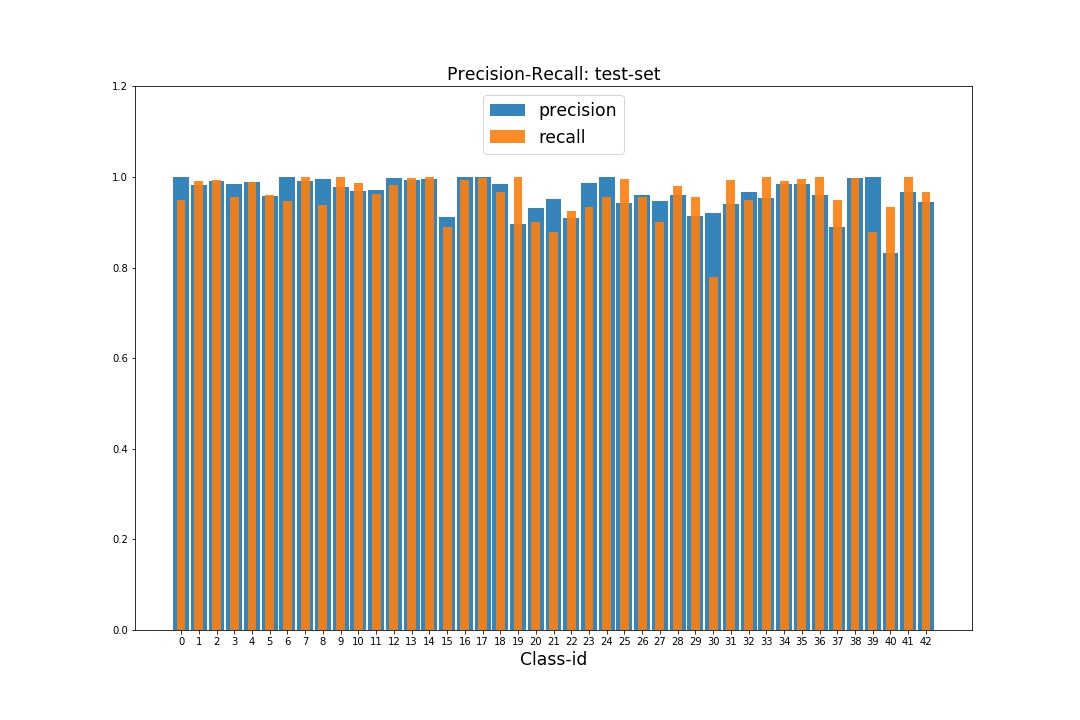
#> input picture Precision-Recall-test.jpg, 1080 x 720 px; its folder holds only this picture in this run
$ python -i img_lib.py   (imports and definitions only)
#> lines starting #> are read from the running program, lines starting #| are printed output that depends on the picture
# Image processing helper functions
import numpy as np
import cv2
import matplotlib.pyplot as plt

# [55 lines left out: functions list_images, rotate_image, scale_image, translate_image, shear_image, not called in this run]

def gray_scale_3channel_image(image):
    gray_scale_image = cv2.cvtColor(image,cv2.COLOR_RGB2GRAY)
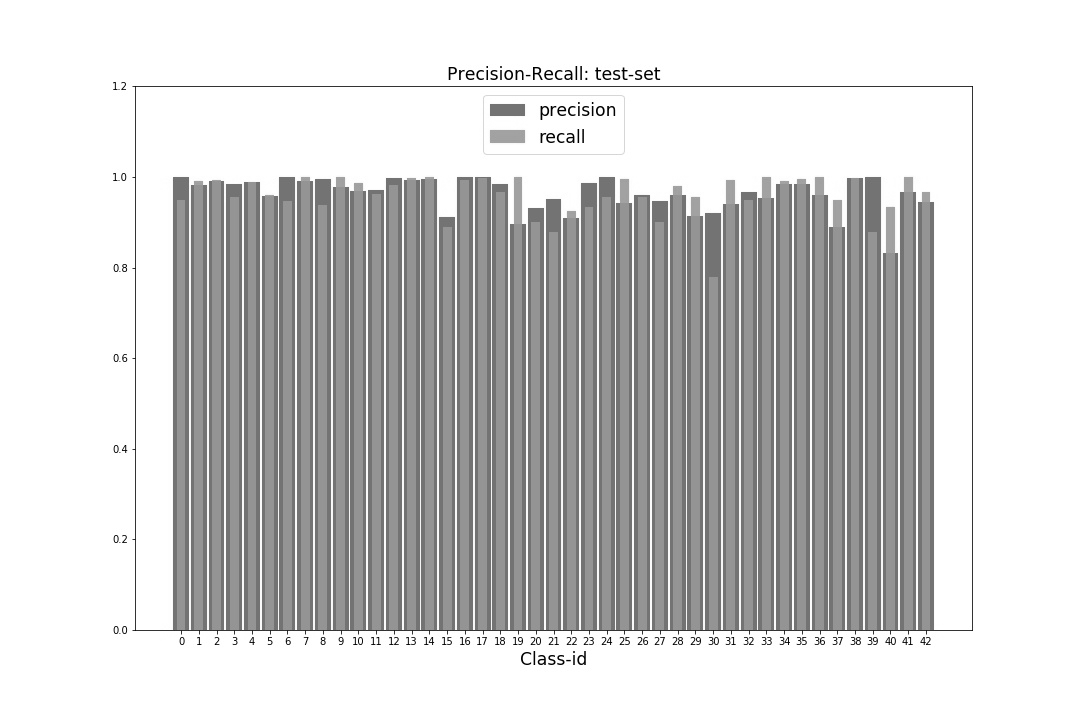
#> gray_scale_image: shape (720, 1080); min 0, max 255, mean 205.6
    image[..., 0]    = gray_scale_image
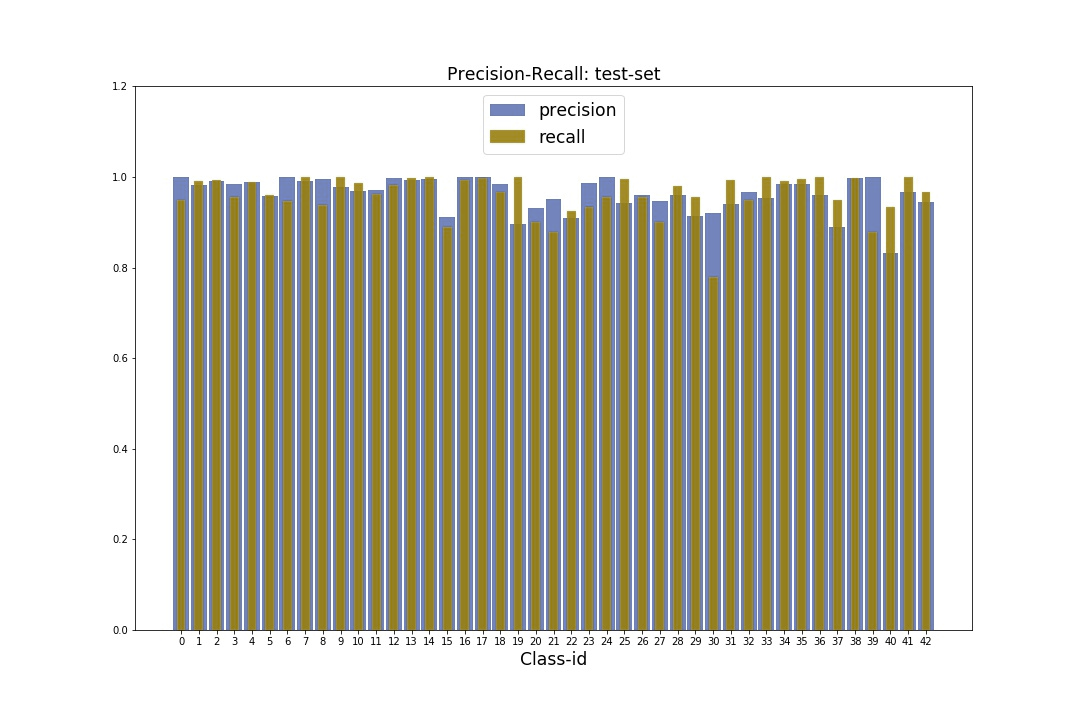
#> image: shape (720, 1080, 3); mean R, G, B 205.6, 204.2, 192.4
    image[..., 1]    = change_brightness_image(gray_scale_image, isGrayScale = True)
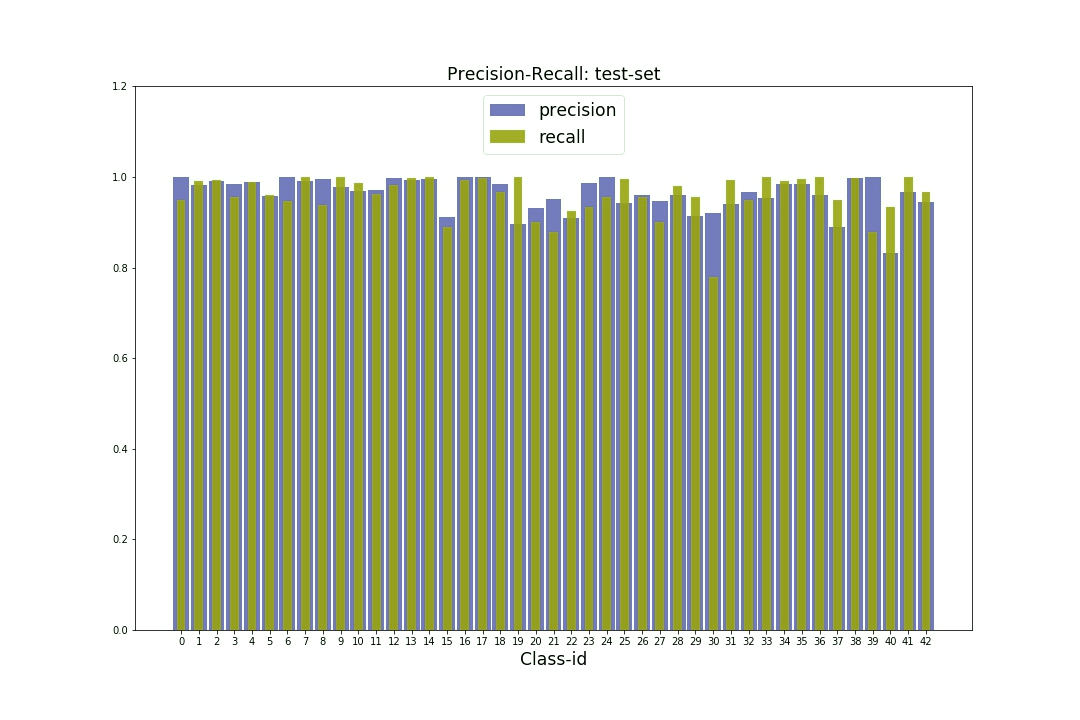
#> image: shape (720, 1080, 3); mean R, G, B 205.6, 209.9, 192.4
    image[..., 2]    = change_brightness_image(gray_scale_image, isGrayScale = True)
#> call 2 of change_brightness_image, with brightness_range = 1.5, isGrayScale = True
#> in change_brightness_image (call 2), `image[image > 255]  = 255`:
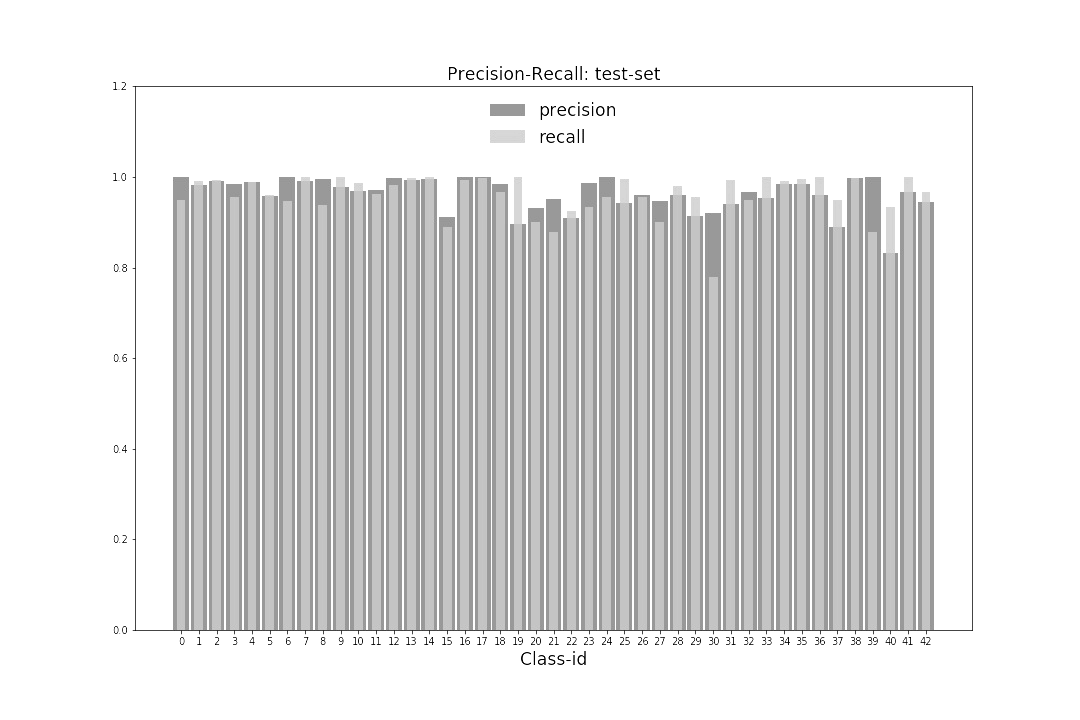
#> image: shape (720, 1080) float64; min 0, max 255, mean 223.1
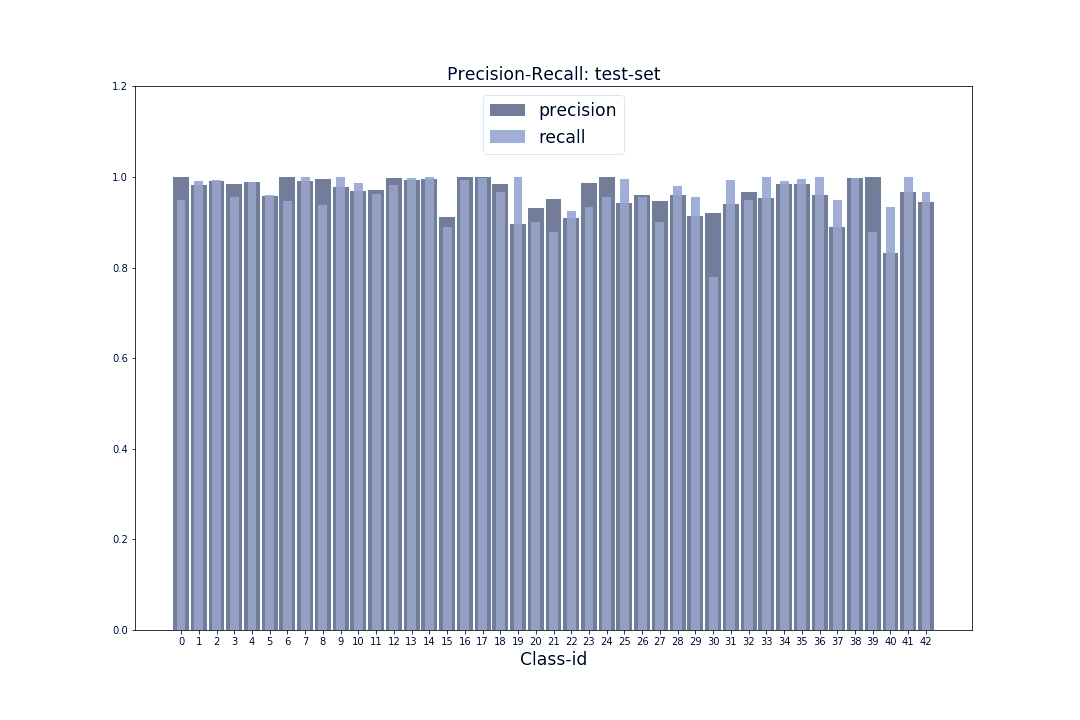
#> image: shape (720, 1080, 3); mean R, G, B 205.6, 209.9, 223.1
    return image

def change_brightness_image(image, brightness_range = 1.5, isGrayScale = False):
    random_bright = 1 + brightness_range*np.random.uniform() - brightness_range/2
    if not isGrayScale:
        image = cv2.cvtColor(image,cv2.COLOR_RGB2YCrCb).astype('float64')
        image[:,:,0] = np.ceil(image[:,:,0]*random_bright)
        image[:,:,0][image[:,:,0] > 255]  = 255
        image = image.astype('uint8')
        image = cv2.cvtColor(image,cv2.COLOR_YCrCb2RGB)
        return image
    else:
        image = image.astype('float64')
        image = np.ceil(image*random_bright)
        image[image > 255]  = 255
        image = image.astype('uint8')
        return image

# [13 lines left out: functions motion_blur_image, histogram_equalize_image, not called in this run]

def normalize_image(image):
        # pixels after normalization are in range [-0.5, +0.5]
        return (image - np.min(image))/(np.max(image)-np.min(image)) - 0.5

# [21 lines left out: functions mean_variance_of_imgdata, get_images_from_class, not called in this run]

>>> import cv2
>>> picture = cv2.cvtColor(cv2.imread('Precision-Recall-test.jpg'), cv2.COLOR_BGR2RGB)
>>> result = gray_scale_3channel_image(picture)

$ run again, on Scaled_images_class_36.jpg
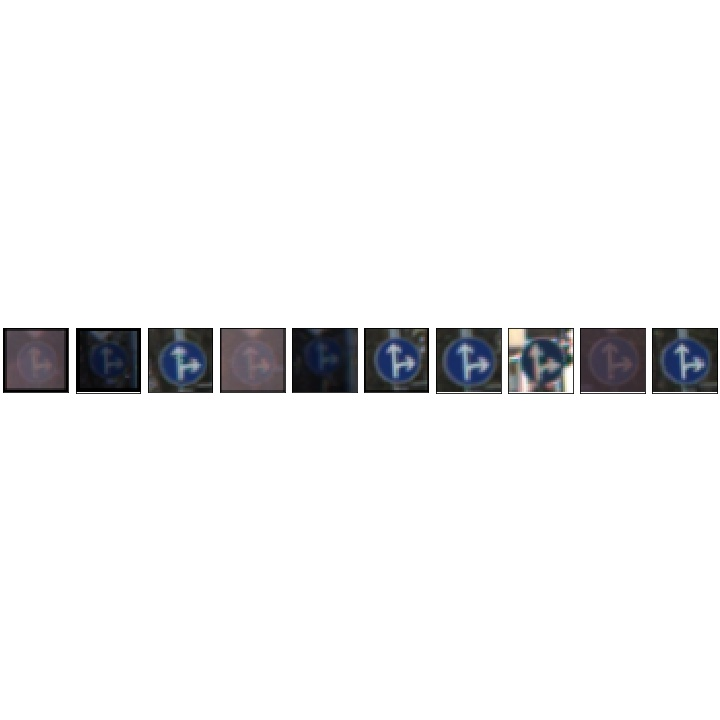
#> input picture Scaled_images_class_36.jpg, 720 x 720 px
#> in change_brightness_image (call 2), `image[image > 255]  = 255`:
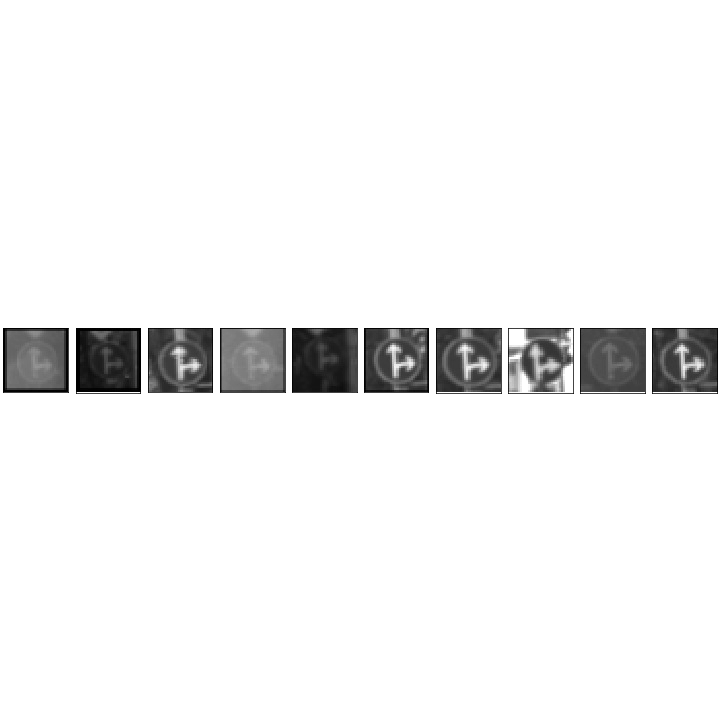
#> image: shape (720, 720) float64; min 0, max 255, mean 240.8
#> in gray_scale_3channel_image, `image[..., 2]    = change_brightness_image(gray_scale_image, isGraySca..`:
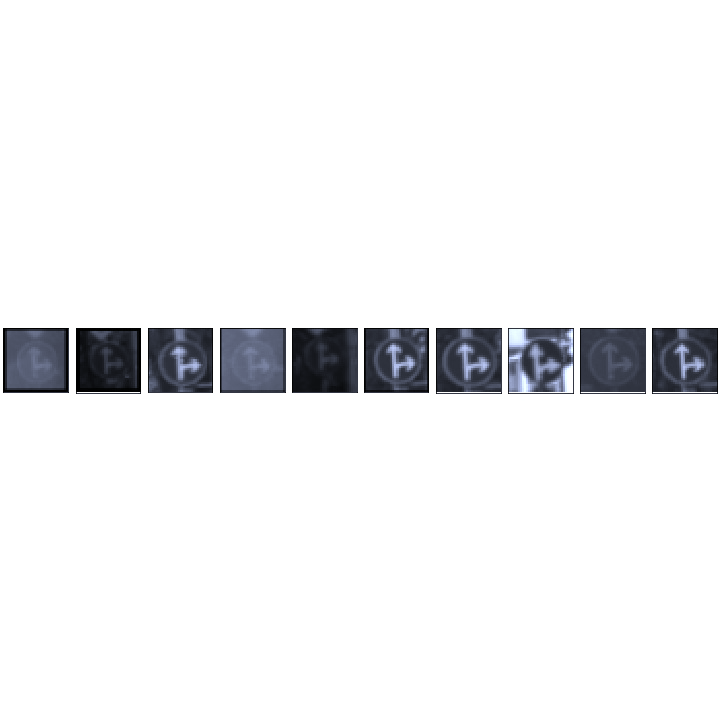
#> image: shape (720, 720, 3); mean R, G, B 239.1, 239.5, 240.8
